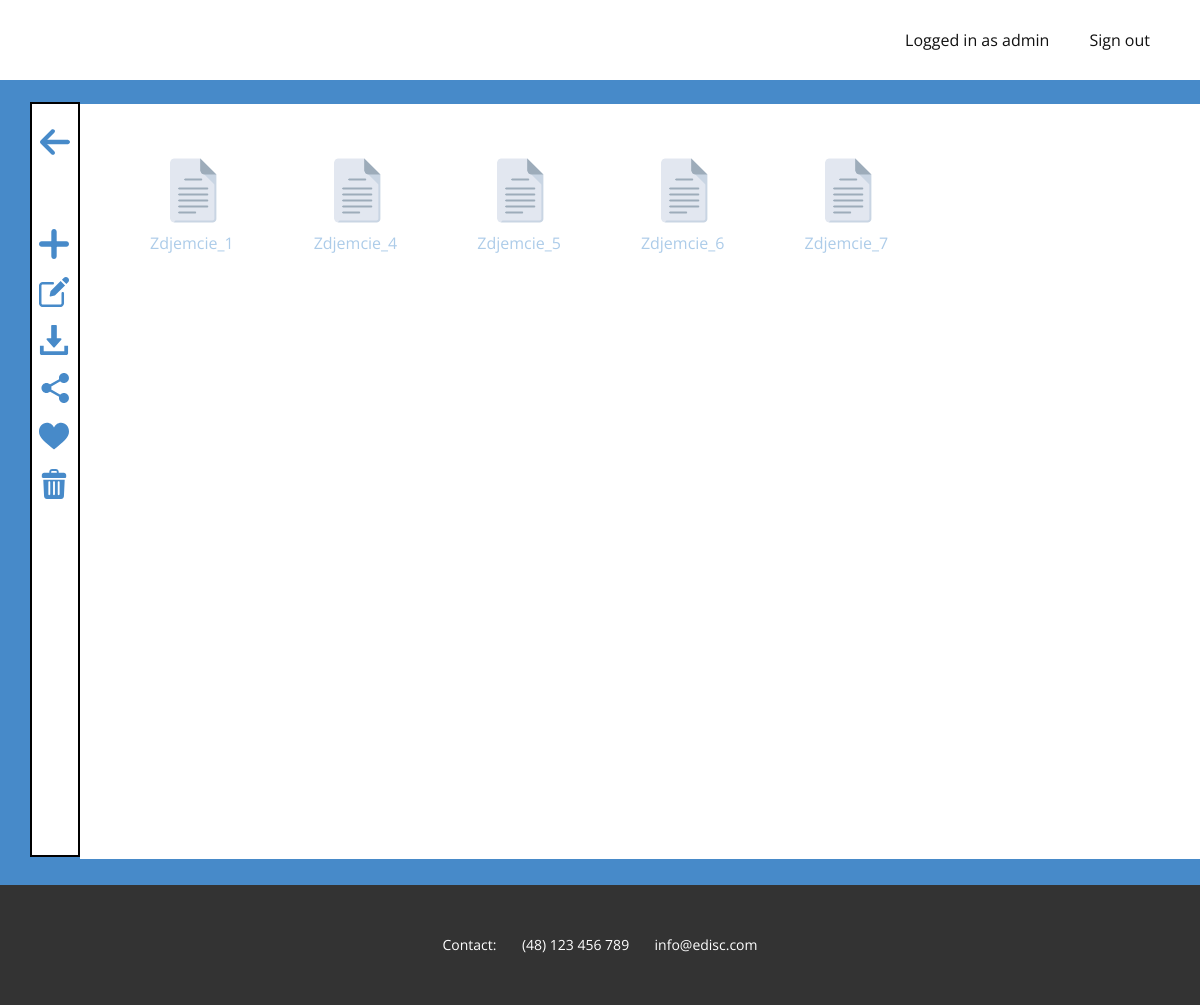
Before: /drive/1 (signed in) with the older database file.
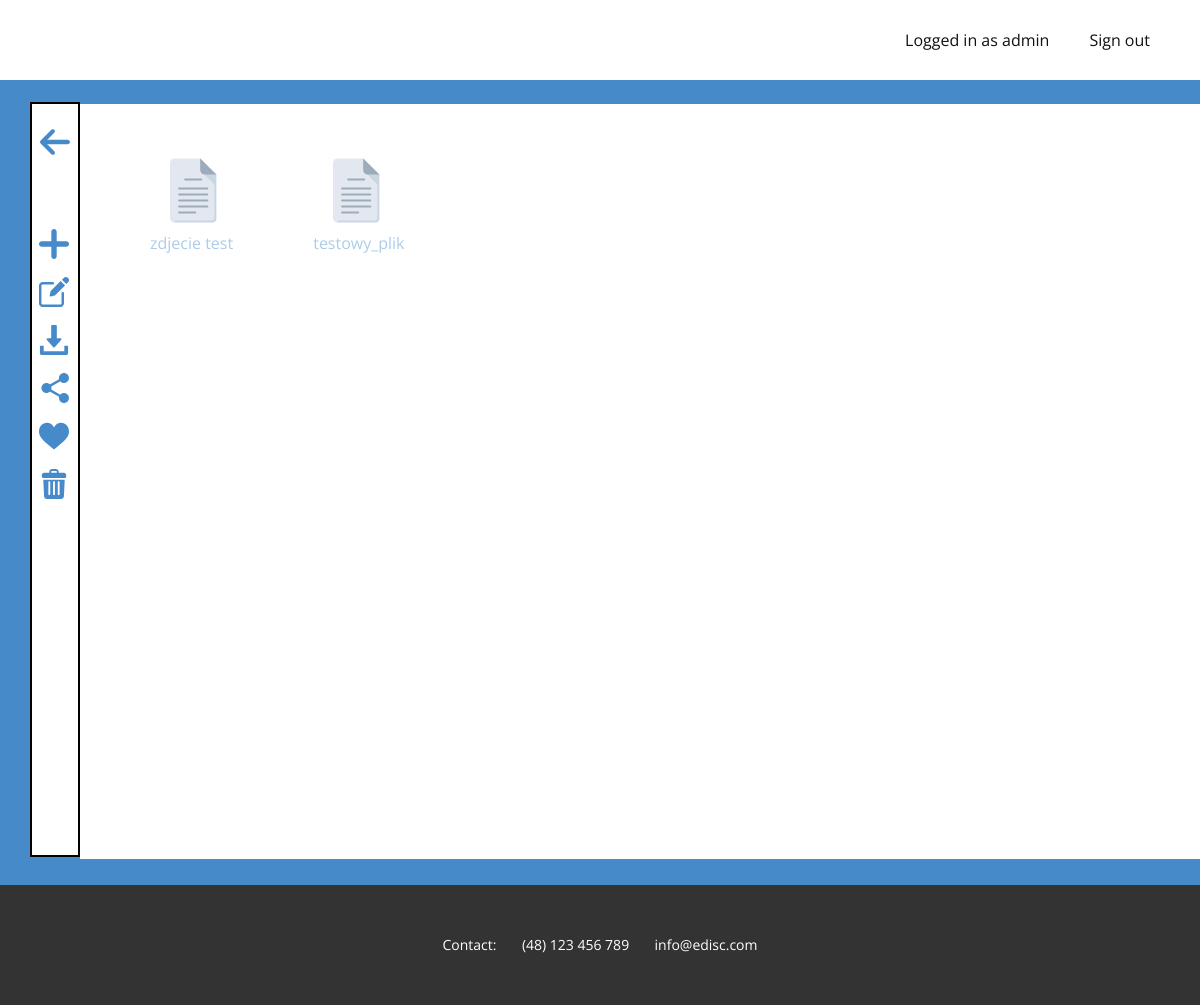
After: the same page with the newer database file.
### mainapp/models.py (models this page shows, shortened)
class File (models.Model):
    fileName = models.CharField(max_length=30)
    extension = models.CharField(max_length=4, default='none')
    content = models.FileField(default='No file loaded')
    directory = models.ForeignKey(Directory, on_delete=models.CASCADE)
    uploadDate = models.DateTimeField()
    inBin = models.BooleanField(default=False)
    isFavourite = models.BooleanField(default=False)

### mainapp/views.py (the view)
# urls.py: path('drive/<int:pk>', login_required(login_url='login')(views.InDirectoryView.as_view()), name='inDirectory'),
class InDirectoryView(generic.DetailView):
    model = Directory
    template_name = 'mainapp/directory.html'

### mainapp/templates/mainapp/directory.html (shortened to what the changed rows need)
{% extends "./base.html" %}
{% block body_content %}
    {% for fil in directory.file_set.all %}
        {% if fil.inBin == False %}
            <div class="floatLeft">
                <a>
                    <figure>
                        {% if fil.extension == 'pdf' %}
                            <img src="../../static/images/file_icons/pdf_icon.png" width="73" height="81">
                        {% elif fil.extension == 'doc' or fil.extension == 'docx' or fil.extension == 'docs' %}
                            <img src="../../static/images/file_icons/doc_icon.png" width="73" height="81">
                        {% elif fil.extension == 'mov' or fil.extension == 'mp4' or fil.extension == 'mkv' %}
                            <img src="../../static/images/file_icons/mov_icon.png" width="73" height="81">
                        {% elif fil.extension == 'mp3' or fil.extension == 'wav' or fil.extension == 'm4a' %}
                            <img src="../../static/images/file_icons/mp3_icon.png" width="73" height="81">
                        {% elif fil.extension == 'png' or fil.extension == 'jpg' or fil.extension == 'jpeg' %}
                            <img src="../../static/images/file_icons/png_icon.png" width="73" height="81">
                        {% elif fil.extension == 'ppt' %}
                            <img src="../../static/images/file_icons/ppt_icon.png" width="73" height="81">
                        {% elif fil.extension == 'txt' %}
                            <img src="../../static/images/file_icons/txt_icon.png" width="73" height="81">
                        {% elif fil.extension == 'xls' %}
                            <img src="../../static/images/file_icons/xls_icon.png" width="73" height="81">
                        {% elif fil.extension == 'rar' or fil.extension == 'zip' or fil.extension == 'tar' %}
                            <img src="../../static/images/file_icons/zip_icon.png" width="73" height="81">
                        {% else %}
                            <img src="../../static/images/file_icons/file_icon_v2.png" width="75" height="81">
                        {% endif %}
                        <figcaption>
                            {{ fil.fileName }}
                        </figcaption>
                    </figure>
                </a>
            </div>
        {% endif %}
    {% endfor %}
{% endblock %}
{% block list_content %}
    <link rel="stylesheet" href="../../static/css/directory.css" media="screen">
{% endblock %}

Changed rows visible on the page:
removed File: inBin False (drawn), fileName "Zdjemcie_1"
removed File: inBin False (drawn), fileName "Zdjemcie_4"
removed File: inBin False (drawn), fileName "Zdjemcie_5"
removed File: inBin False (drawn), fileName "Zdjemcie_6"
removed File: inBin False (drawn), fileName "Zdjemcie_7"
added File: inBin False (drawn), fileName "zdjecie test"
added File: inBin False (drawn), fileName "testowy_plik"
